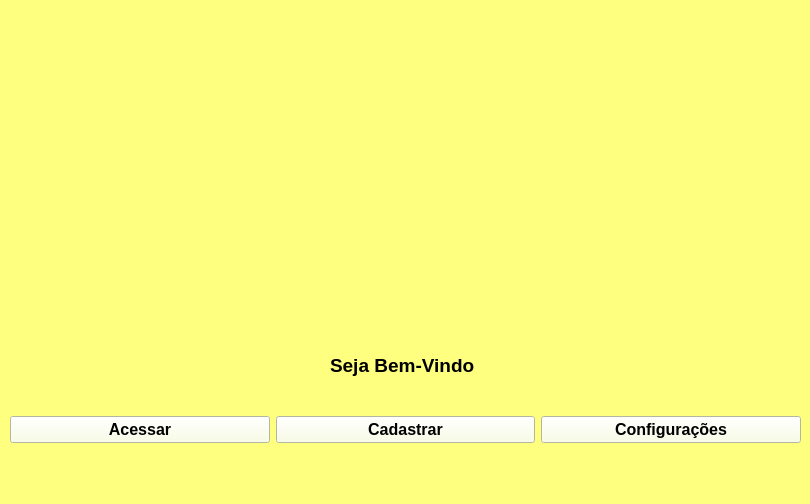
<?xml version="1.0" encoding="UTF-8"?>
<ui version="4.0">
 <class>janelaPrincipal</class>
 <widget class="QMainWindow" name="janelaPrincipal">
  <property name="geometry">
   <rect>
    <x>0</x>
    <y>0</y>
    <width>810</width>
    <height>504</height>
   </rect>
  </property>
  <property name="windowTitle">
   <string>MainWindow</string>
  </property>
  <property name="styleSheet">
   <string notr="true">
background-color: rgb(255, 255, 127);</string>
  </property>
  <widget class="QWidget" name="centralwidget">
   <widget class="QWidget" name="horizontalLayoutWidget">
    <property name="geometry">
     <rect>
      <x>10</x>
      <y>390</y>
      <width>791</width>
      <height>80</height>
     </rect>
    </property>
    <layout class="QHBoxLayout" name="layoutBotoes">
     <item>
      <widget class="QPushButton" name="botaoAcessar">
       <property name="font">
        <font>
         <pointsize>12</pointsize>
         <weight>75</weight>
         <bold>true</bold>
        </font>
       </property>
       <property name="styleSheet">
        <string notr="true">
background-color: rgb(251, 255, 225);
border-color: rgb(197, 255, 244);</string>
       </property>
       <property name="text">
        <string>Acessar</string>
       </property>
      </widget>
     </item>
     <item>
      <widget class="QPushButton" name="BotaoCadastrar">
       <property name="font">
        <font>
         <pointsize>12</pointsize>
         <weight>75</weight>
         <bold>true</bold>
        </font>
       </property>
       <property name="styleSheet">
        <string notr="true">background-color: rgb(251, 255, 225);</string>
       </property>
       <property name="text">
        <string>Cadastrar</string>
       </property>
      </widget>
     </item>
     <item>
      <widget class="QPushButton" name="BotaoConfiguracoes">
       <property name="font">
        <font>
         <pointsize>12</pointsize>
         <weight>75</weight>
         <bold>true</bold>
        </font>
       </property>
       <property name="styleSheet">
        <string notr="true">background-color: rgb(251, 255, 225);
</string>
       </property>
       <property name="text">
        <string>Configurações</string>
       </property>
      </widget>
     </item>
    </layout>
   </widget>
   <widget class="QLabel" name="label">
    <property name="geometry">
     <rect>
      <x>330</x>
      <y>350</y>
      <width>161</width>
      <height>31</height>
     </rect>
    </property>
    <property name="font">
     <font>
      <pointsize>14</pointsize>
      <weight>75</weight>
      <bold>true</bold>
      <underline>false</underline>
     </font>
    </property>
    <property name="styleSheet">
     <string notr="true">border-bottom-color: rgb(87, 255, 250);</string>
    </property>
    <property name="text">
     <string>Seja Bem-Vindo</string>
    </property>
   </widget>
   <widget class="QLabel" name="labelmagem">
    <property name="geometry">
     <rect>
      <x>10</x>
      <y>0</y>
      <width>791</width>
      <height>351</height>
     </rect>
    </property>
    <property name="text">
     <string/>
    </property>
    <property name="pixmap">
     <pixmap>imagem_suplemento.jpg</pixmap>
    </property>
   </widget>
  </widget>
  <widget class="QMenuBar" name="menubar">
   <property name="geometry">
    <rect>
     <x>0</x>
     <y>0</y>
     <width>810</width>
     <height>21</height>
    </rect>
   </property>
  </widget>
  <widget class="QStatusBar" name="statusbar"/>
 </widget>
 <resources/>
 <connections/>
</ui>
